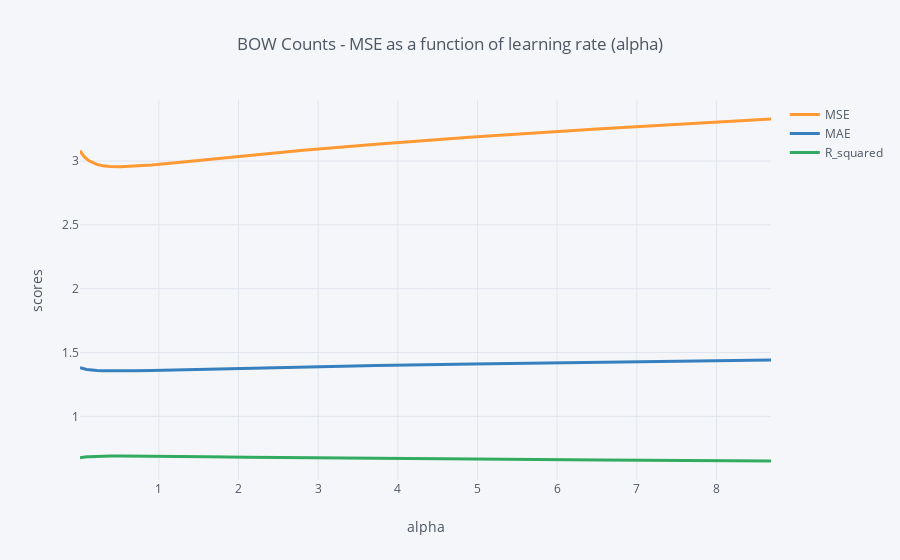

The notebook cell saved with this chart:
### Code cell
cv_results = DataFrame(scores_by_alpha, columns = ['alpha', 'MSE','MAE','R_squared'])
cv_results.query('alpha < 10').set_index('alpha').iplot(title = 'BOW Counts - MSE as a function of learning rate (alpha)', xTitle = 'alpha', yTitle = 'scores', width = 3, hline=(0,0))

### Figure 1 — Plotly figure (JSON) as saved in the notebook; plotly's stock layout.template omitted (floating-point values rounded to 4 significant figures)
{"data": [{"line": {"color": "rgba(255, 153, 51, 1.0)", "dash": "solid", "shape": "linear", "width": 3}, "mode": "lines", "name": "MSE", "text": "", "type": "scatter", "x": [0.01, 0.01326, 0.01758, 0.0233, 0.03089, 0.04095, 0.05429, 0.07197, 0.09541, 0.1265, 0.1677, 0.2223, 0.2947, 0.3907, 0.5179, 0.6866, 0.9103, 1.207, 1.6, 2.121, 2.812, 3.728, 4.942, 6.551, 8.685], "y": [3.083, 3.079, 3.074, 3.068, 3.061, 3.051, 3.041, 3.029, 3.015, 3.001, 2.987, 2.974, 2.964, 2.957, 2.955, 2.959, 2.97, 2.987, 3.012, 3.044, 3.084, 3.132, 3.189, 3.254, 3.33]}, {"line": {"color": "rgba(55, 128, 191, 1.0)", "dash": "solid", "shape": "linear", "width": 3}, "mode": "lines", "name": "MAE", "text": "", "type": "scatter", "x": [0.01, 0.01326, 0.01758, 0.0233, 0.03089, 0.04095, 0.05429, 0.07197, 0.09541, 0.1265, 0.1677, 0.2223, 0.2947, 0.3907, 0.5179, 0.6866, 0.9103, 1.207, 1.6, 2.121, 2.812, 3.728, 4.942, 6.551, 8.685], "y": [1.382, 1.381, 1.38, 1.379, 1.377, 1.375, 1.373, 1.371, 1.368, 1.365, 1.362, 1.36, 1.357, 1.356, 1.356, 1.357, 1.36, 1.364, 1.37, 1.378, 1.387, 1.398, 1.41, 1.425, 1.441]}, {"line": {"color": "rgba(50, 171, 96, 1.0)", "dash": "solid", "shape": "linear", "width": 3}, "mode": "lines", "name": "R_squared", "text": "", "type": "scatter", "x": [0.01, 0.01326, 0.01758, 0.0233, 0.03089, 0.04095, 0.05429, 0.07197, 0.09541, 0.1265, 0.1677, 0.2223, 0.2947, 0.3907, 0.5179, 0.6866, 0.9103, 1.207, 1.6, 2.121, 2.812, 3.728, 4.942, 6.551, 8.685], "y": [0.6756, 0.6761, 0.6766, 0.6772, 0.678, 0.679, 0.6801, 0.6814, 0.6828, 0.6843, 0.6858, 0.6871, 0.6882, 0.6889, 0.6892, 0.6888, 0.6877, 0.6859, 0.6833, 0.68, 0.6758, 0.6708, 0.6649, 0.6581, 0.6503]}], "layout": {"autosize": true, "legend": {"bgcolor": "#F5F6F9", "font": {"color": "#4D5663"}}, "paper_bgcolor": "#F5F6F9", "plot_bgcolor": "#F5F6F9", "shapes": [{"line": {"color": "#db4052", "dash": "solid", "width": 1}, "type": "line", "x0": 0, "x1": 1, "xref": "paper", "y0": [0, 0], "y1": [0, 0], "yref": "y"}], "title": {"font": {"color": "#4D5663"}, "text": "BOW Counts - MSE as a function of learning rate (alpha)"}, "xaxis": {"autorange": true, "gridcolor": "#E1E5ED", "range": [0.01, 8.685], "showgrid": true, "tickfont": {"color": "#4D5663"}, "title": {"font": {"color": "#4D5663"}, "text": "alpha"}, "type": "linear", "zerolinecolor": "#E1E5ED"}, "yaxis": {"autorange": true, "gridcolor": "#E1E5ED", "range": [0.5014, 3.479], "showgrid": true, "tickfont": {"color": "#4D5663"}, "title": {"font": {"color": "#4D5663"}, "text": "scores"}, "type": "linear", "zerolinecolor": "#E1E5ED"}}}
